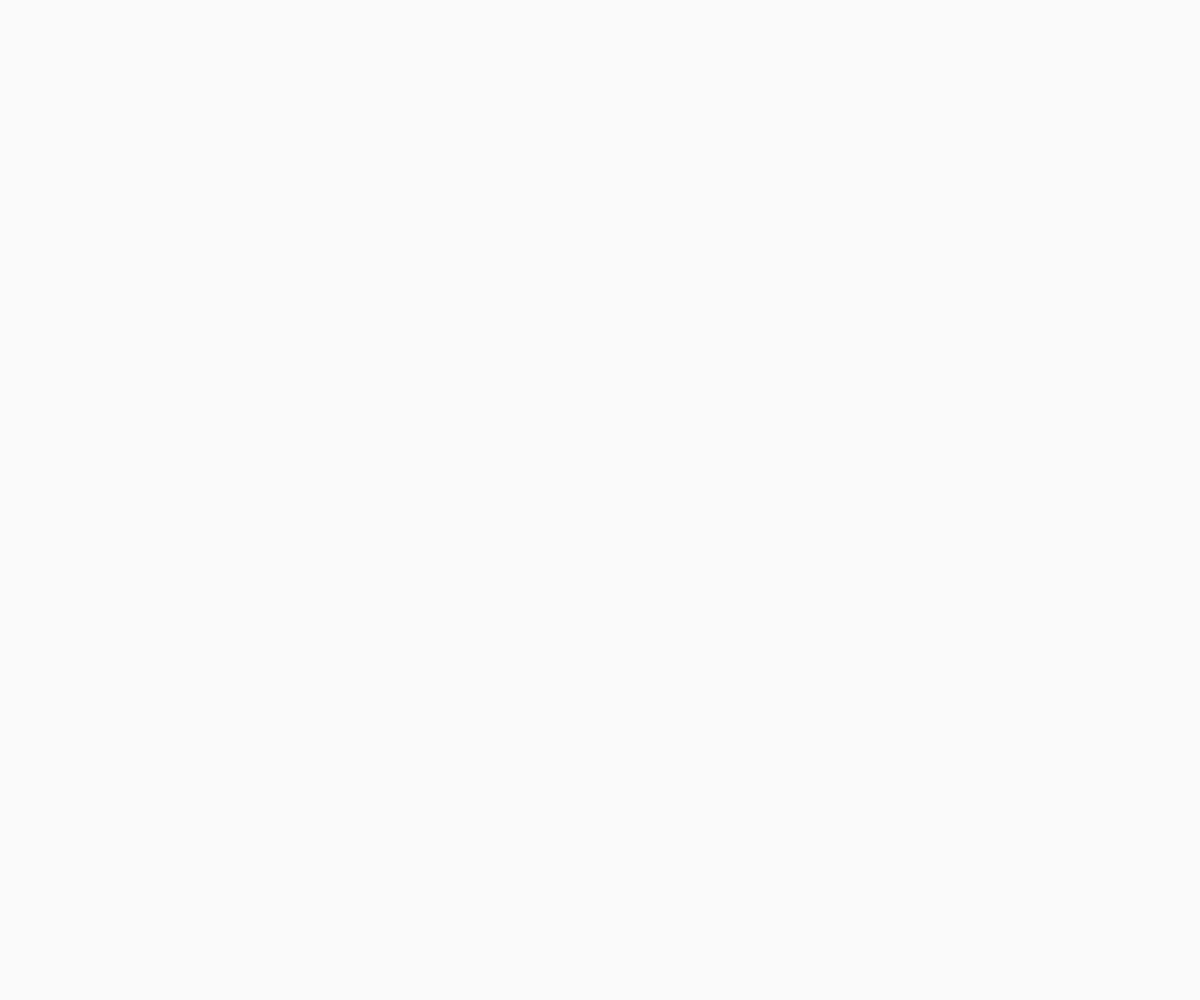
Frame 1 (no input)
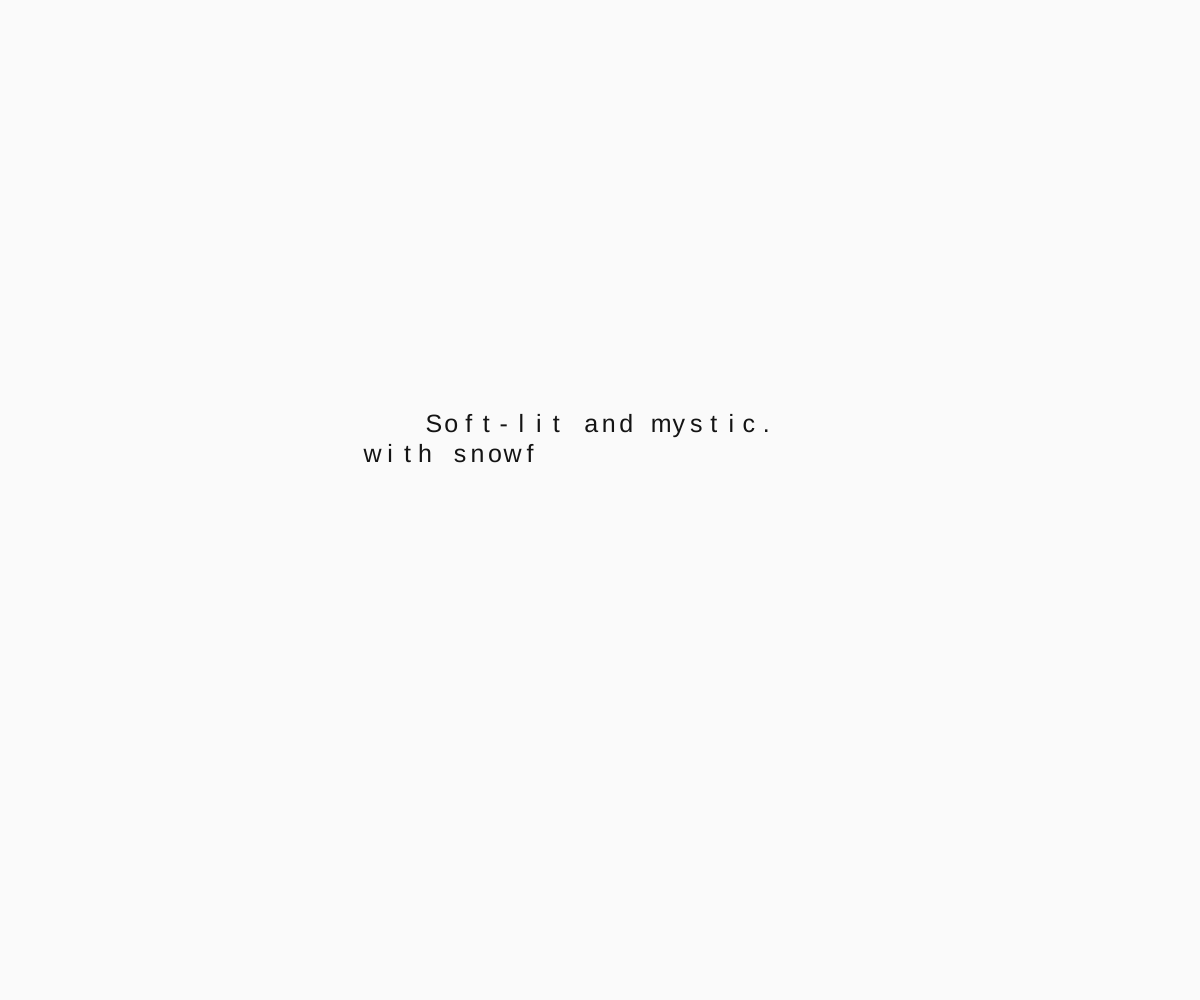
Frame 60 (no input)
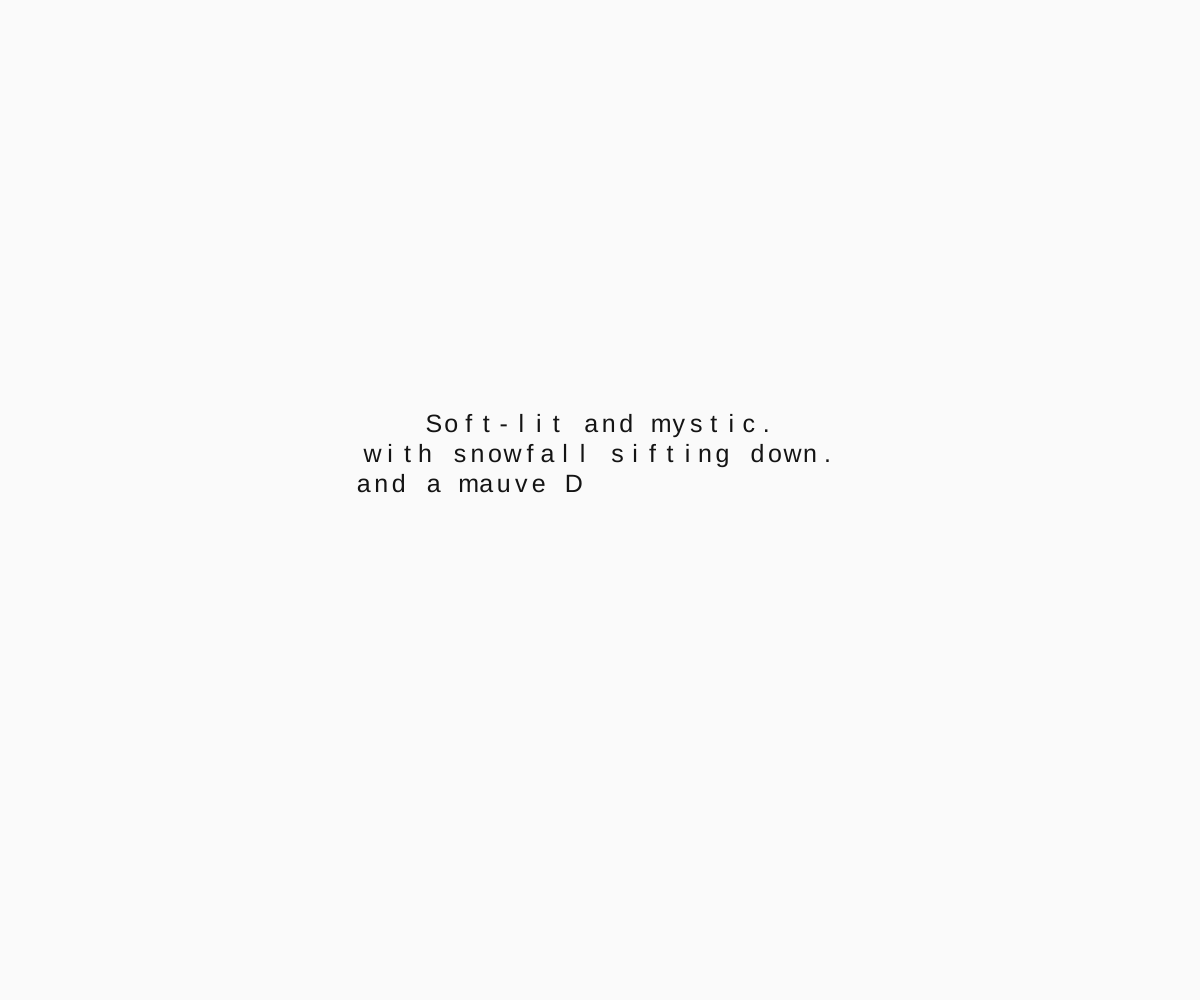
Frame 120 (the mouse pressed at the canvas centre since frame 60)

The p5.js sketch that drew these frames (run headless with seeded random() and noise() and a simulated clock; from frame 60 on, the mouse is pressed at the canvas centre):

// p5.js sketch
// ── sketch.js
// sketch.js

let rawText = `Soft-lit and mystic.
with snowfall sifting down.
and a mauve December sunset.
not this gauche flash.
this flesh akimbo.
caught in the glare of your stare.`;

let letters = [];
// —— 参数 —— 
const baseFontSize    = 25;   // 设计时默认字号（暂作最小字号用）
const marginRatio     = 0.10; // 左右各留 10% 画布宽度
const marginY         = 40;   // 上下边距固定 px
const typeInterval    = 2;    
const maxOffset       = 35;   
const floatSpeed      = 0.1;
const gyroSensitivity = 1;

let charIndex = 0;
let prevRotX  = 0, prevRotY = 0;

// 用于保存陀螺仪数据（iOS/安卓/PC通用）
let globalRotationX = 0, globalRotationY = 0;

function setup() {
  createCanvas(windowWidth, windowHeight);
  pixelDensity(1);
  noStroke();
  fill(20);
  textFont('sans-serif');
  initLetters();
  initGyroPermission();
}

function initLetters() {
  letters = [];
  charIndex = 0;

  // —— 步骤1：测量并拆分行 —— 
  textSize(baseFontSize);
  let lines = rawText.split('\n');
  let lineCount = lines.length;

  // —— 步骤2：计算页边距与可用宽度 —— 
  let marginX      = width * marginRatio;
  let maxLineWidth = width - marginX * 2;
  let minLetterGap = baseFontSize * 0.25;
  let maxLetterGap = baseFontSize * 0.7;

  // 行高直接用字号的 1.2 倍
  let lineSpacing = baseFontSize * 1.2;

  // —— 步骤3：垂直居中起点 —— 
  let contentHeight = (lineCount - 1) * lineSpacing;
  let startY = (height - contentHeight) / 2;
  startY = constrain(startY, marginY, height - marginY - contentHeight);

  // —— 步骤4：逐行动态字距并水平居中 —— 
  for (let row = 0; row < lineCount; row++) {
    let txt = lines[row];
    // 动态字距：均分到 maxLineWidth 上
    let gap = txt.length>1
      ? constrain(maxLineWidth / (txt.length - 1), minLetterGap, maxLetterGap)
      : 0;
    let lineWidth = gap * (txt.length - 1);

    // 这行的起始 X（在左右 margin 里再居中）
    let startX = marginX + (maxLineWidth - lineWidth) / 2;

    // 为每个字符记录位置和相位
    for (let i = 0; i < txt.length; i++) {
      let x = startX + i * gap;
      let y = startY + row * lineSpacing;
      letters.push({
        char:  txt[i],
        baseX: x,
        baseY: y,
        phase: random(TWO_PI)
      });
    }
  }
}

function draw() {
  background(250);

  // 打字机
  if (frameCount % typeInterval === 0 && charIndex < letters.length) {
    charIndex++;
  }
  let floatEnabled = charIndex >= letters.length;

  // 使用陀螺仪数据
  let dX = globalRotationX - prevRotX;
  let dY = globalRotationY - prevRotY;
  prevRotX = globalRotationX;
  prevRotY = globalRotationY;
  let delta = sqrt(dX*dX + dY*dY);
  let norm  = constrain(delta / gyroSensitivity, 0, 1);
  let amp   = floatEnabled && norm>0 ? norm * maxOffset : 0;

  // 绘制字符
  for (let i = 0; i < charIndex; i++) {
    let l = letters[i];
    let yOff = amp * sin(frameCount * floatSpeed + l.phase);
    textSize(baseFontSize); // 保持字号一致
    textAlign(CENTER, CENTER);
    text(l.char, l.baseX, l.baseY + yOff);
  }
}

// 陀螺仪权限申请与数据监听
function initGyroPermission() {
  // iOS 13+ 必须用户交互触发权限请求
  if (
    typeof DeviceOrientationEvent !== 'undefined' &&
    typeof DeviceOrientationEvent.requestPermission === 'function'
  ) {
    let btn = createButton('启用陀螺仪体验动态效果');
    btn.position(width / 2 - 90, height / 2);
    btn.style('font-size', '18px');
    btn.style('padding', '12px 28px');
    btn.style('background', '#222');
    btn.style('color', '#fff');
    btn.style('border-radius', '8px');
    btn.mousePressed(() => {
      DeviceOrientationEvent.requestPermission()
        .then(response => {
          if (response === 'granted') {
            window.addEventListener('deviceorientation', handleOrientation, true);
            btn.remove();
          } else {
            alert('需要陀螺仪权限以体验完整效果');
          }
        })
        .catch(console.warn);
    });
  } else {
    // 安卓/PC直接监听
    window.addEventListener('deviceorientation', handleOrientation, true);
  }
}

// 陀螺仪事件处理
function handleOrientation(e) {
  globalRotationX = e.beta  || 0; // X轴旋转
  globalRotationY = e.gamma || 0; // Y轴旋转
}

function windowResized() {
  resizeCanvas(windowWidth, windowHeight);
  initLetters();
}
